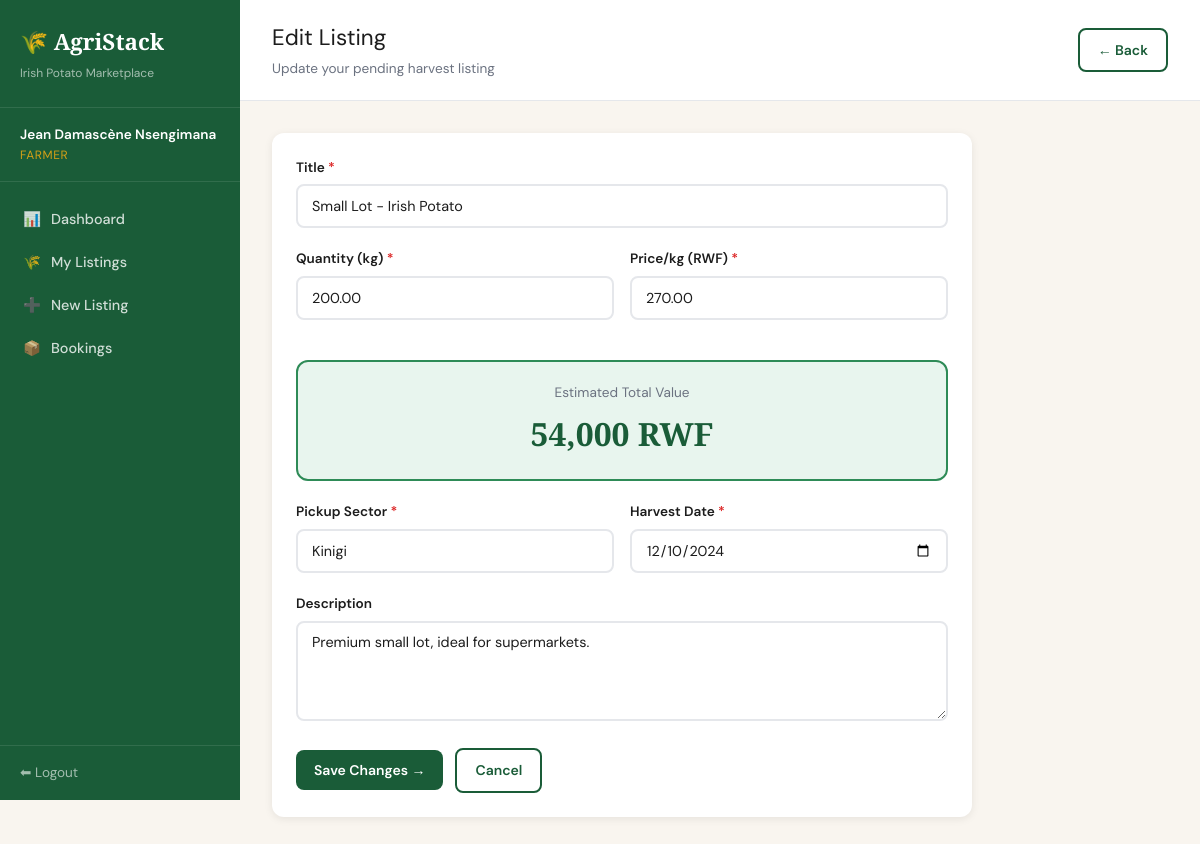
/farmer/listings/edit?id=4 (signed in), run on the app's committed database.
### tables this page shows
CREATE TABLE listings (
    id              INT AUTO_INCREMENT PRIMARY KEY,
    farmer_id       INT NOT NULL,
    title           VARCHAR(200) NOT NULL DEFAULT 'Irish Potato Harvest',
    quantity_kg     DECIMAL(10,2) NOT NULL,
    price_per_kg    DECIMAL(10,2) NOT NULL,
    pickup_sector   VARCHAR(100) NOT NULL,
    harvest_date    DATE NOT NULL,
    description     TEXT,
    status          ENUM('pending','approved','rejected') NOT NULL DEFAULT 'pending',
    created_at      DATETIME NOT NULL DEFAULT CURRENT_TIMESTAMP,
    updated_at      DATETIME ON UPDATE CURRENT_TIMESTAMP,
    FOREIGN KEY (farmer_id) REFERENCES users(id) ON DELETE CASCADE
);

CREATE TABLE users (
    id          INT AUTO_INCREMENT PRIMARY KEY,
    name        VARCHAR(150) NOT NULL,
    email       VARCHAR(150) NOT NULL UNIQUE,
    password    VARCHAR(255) NOT NULL,
    phone       VARCHAR(20),
    role        ENUM('farmer','buyer','admin') NOT NULL DEFAULT 'farmer',
    sector      VARCHAR(100),
    is_active   TINYINT(1) NOT NULL DEFAULT 1,
    created_at  DATETIME NOT NULL DEFAULT CURRENT_TIMESTAMP
);

### app/controllers/FarmerController.php (called while the page is built, shortened)
<?php
require_once __DIR__ . '/../models/ListingModel.php';
class FarmerController {
    private ListingModel $listingModel;
    public function __construct() {
        $this->listingModel = new ListingModel();
    }
    public function editForm(): void {
        $id      = (int)($_GET['id'] ?? 0);
        $listing = $this->listingModel->getById($id);
        require_once __DIR__ . '/../views/farmer/edit-listing.php';
    }
}

### index.php (called while the page is built, shortened)
<?php
require_once __DIR__ . '/app/core/Database.php';
require_once __DIR__ . '/app/core/helpers.php';
$requestUri  = $_SERVER['REQUEST_URI'];
$scriptName  = dirname($_SERVER['SCRIPT_NAME']);
$path        = str_replace($scriptName, '', $requestUri);
$path        = strtok($path, '?');
$path        = rtrim($path, '/') ?: '/';
$routes = [
    'GET' => [
        '/'                        => ['AuthController',    'index'],
        '/login'                   => ['AuthController',    'loginForm'],
        '/register'                => ['AuthController',    'registerForm'],
        '/logout'                  => ['AuthController',    'logout'],
        '/farmer/dashboard'        => ['FarmerController',  'dashboard'],
        '/farmer/listings'         => ['FarmerController',  'listings'],
        '/farmer/listings/create'  => ['FarmerController',  'createForm'],
        '/farmer/listings/edit'    => ['FarmerController',  'editForm'],
        '/farmer/listings/delete'  => ['FarmerController',  'delete'],
        '/farmer/bookings'         => ['FarmerController',  'bookings'],
        '/buyer/dashboard'         => ['BuyerController',   'dashboard'],
        '/buyer/listings'          => ['BuyerController',   'listings'],
        '/buyer/book'              => ['BuyerController',   'bookForm'],
        '/buyer/bookings'          => ['BuyerController',   'bookings'],
        '/admin/dashboard'         => ['AdminController',   'dashboard'],
        '/admin/listings'          => ['AdminController',   'listings'],
        '/admin/listings/approve'  => ['AdminController',   'approveListing'],
        '/admin/listings/reject'   => ['AdminController',   'rejectListing'],
        '/admin/bookings'          => ['AdminController',   'bookings'],
        '/admin/bookings/advance'  => ['AdminController',   'advanceBooking'],
        '/admin/users'             => ['AdminController',   'users'],
        '/admin/users/toggle'      => ['AdminController',   'toggleUser'],
        '/admin/audit-log'         => ['AdminController',   'auditLog'],
    ],
    'POST' => [
        '/login'                   => ['AuthController',    'login'],
        '/register'                => ['AuthController',    'register'],
        '/farmer/listings/create'  => ['FarmerController',  'create'],
        '/farmer/listings/edit'    => ['FarmerController',  'edit'],
        '/buyer/book'              => ['BuyerController',   'book'],
    ],
];
$method = $_SERVER['REQUEST_METHOD'];
$route  = $routes[$method][$path] ?? null;
[$controllerName, $action] = $route;
$controller = new $controllerName();
$controller->$action();

### app/core/helpers.php (called while the page is built, shortened)
<?php
function currentUser(): array {
    return [
        'id'   => $_SESSION['user_id'] ?? null,
        'name' => $_SESSION['user_name'] ?? '',
        'role' => $_SESSION['user_role'] ?? '',
    ];
}
function e(mixed $val): string {
    return htmlspecialchars((string)$val, ENT_QUOTES, 'UTF-8');
}
function formatRwf(float $amount): string {
    return number_format($amount, 0, '.', ',') . ' RWF';
}

### app/core/Database.php (called while the page is built, shortened)
<?php
class Database {
    private static $instance = null;
    private $conn;
    private function __construct() {
        $this->conn = new mysqli(DB_HOST, DB_USER, DB_PASS, DB_NAME, DB_PORT);
        $this->conn->set_charset("utf8mb4");
    }
    public static function getInstance(): Database {
        if (self::$instance === null) {
            self::$instance = new Database();
        }
        return self::$instance;
    }
    public function query(string $sql, string $types = '', array $params = []): mysqli_result|bool {
        $stmt = $this->conn->prepare($sql);
        if ($types && $params) {
            $stmt->bind_param($types, ...$params);
        }
        $stmt->execute();
        $result = $stmt->get_result();
        return $result !== false ? $result : true;
    }
    public function fetchOne(string $sql, string $types = '', array $params = []): ?array {
        $result = $this->query($sql, $types, $params);
        if ($result instanceof mysqli_result) {
            $row = $result->fetch_assoc();
            return $row ?: null;
        }
        return null;
    }
}

### app/models/ListingModel.php (called while the page is built, shortened)
<?php
class ListingModel {
    private Database $db;
    public function __construct() {
        $this->db = Database::getInstance();
    }
    public function getById(int $id): ?array {
        return $this->db->fetchOne(
            "SELECT l.*, u.name as farmer_name, u.phone as farmer_phone, u.sector as farmer_sector
             FROM listings l JOIN users u ON l.farmer_id = u.id
             WHERE l.id = ?",
            'i', [$id]
        );
    }
}

### app/views/farmer/edit-listing.php (the view, shortened to what this page needs)
<?php $pageTitle = 'Edit Listing'; require_once __DIR__ . '/../partials/header.php'; ?>
<div class="page-header">
  <div>
    <div class="page-title">Edit Listing</div>
    <div class="page-subtitle">Update your pending harvest listing</div>
  </div>
  <a href="<?= BASE_URL ?>/farmer/listings" class="btn btn-outline">← Back</a>
</div>
<div class="page-body">
  <div class="card" style="max-width:700px">
    <div class="card-body">
      <form method="POST" action="<?= BASE_URL ?>/farmer/listings/edit">
        <div class="form-group">
          <label class="form-label">Title <span class="req">*</span></label>
          <input class="form-control" type="text" name="title" value="<?= e($listing['title']) ?>" required>
        </div>
        <div class="form-row">
          <div class="form-group">
            <label class="form-label">Quantity (kg) <span class="req">*</span></label>
            <input class="form-control" type="number" name="quantity_kg" value="<?= e($listing['quantity_kg']) ?>" min="1" step="0.01" required id="qty">
          </div>
          <div class="form-group">
            <label class="form-label">Price/kg (RWF) <span class="req">*</span></label>
            <input class="form-control" type="number" name="price_per_kg" value="<?= e($listing['price_per_kg']) ?>" min="1" step="0.01" required id="price">
          </div>
        </div>
        <div class="price-estimator" id="estimator">
          <div class="est-label">Estimated Total Value</div>
          <div class="est-value" id="est-total"><?= formatRwf($listing['quantity_kg'] * $listing['price_per_kg']) ?></div>
        </div>
        <div class="form-row">
          <div class="form-group">
            <label class="form-label">Pickup Sector <span class="req">*</span></label>
            <input class="form-control" type="text" name="pickup_sector" value="<?= e($listing['pickup_sector']) ?>" required>
          </div>
          <div class="form-group">
            <label class="form-label">Harvest Date <span class="req">*</span></label>
            <input class="form-control" type="date" name="harvest_date" value="<?= e($listing['harvest_date']) ?>" required>
          </div>
        </div>
        <div class="form-group">
          <label class="form-label">Description</label>
          <textarea class="form-control" name="description"><?= e($listing['description']) ?></textarea>
        </div>
        <div class="form-actions">
          <button type="submit" class="btn btn-primary">Save Changes →</button>
          <a href="<?= BASE_URL ?>/farmer/listings" class="btn btn-outline">Cancel</a>
        </div>
      </form>
    </div>
  </div>
</div>
<?php require_once __DIR__ . '/../partials/footer.php'; ?>

### app/views/partials/header.php (shortened to what this page needs)
<?php
$u    = currentUser();
$role = $u['role'];
$nav  = [];
if ($role === 'farmer') {
    $nav = [
        '/farmer/dashboard'       => ['icon' => '📊', 'label' => 'Dashboard'],
        '/farmer/listings'        => ['icon' => '🌾', 'label' => 'My Listings'],
        '/farmer/listings/create' => ['icon' => '➕', 'label' => 'New Listing'],
        '/farmer/bookings'        => ['icon' => '📦', 'label' => 'Bookings'],
    ];
} elseif ($role === 'buyer') {
    $nav = [
        '/buyer/dashboard' => ['icon' => '📊', 'label' => 'Dashboard'],
        '/buyer/listings'  => ['icon' => '🔍', 'label' => 'Browse Listings'],
        '/buyer/bookings'  => ['icon' => '📦', 'label' => 'My Bookings'],
    ];
}
$currentPath = strtok($_SERVER['REQUEST_URI'], '?');
$scriptBase  = dirname($_SERVER['SCRIPT_NAME']);
$currentPath = str_replace($scriptBase, '', $currentPath);
$currentPath = rtrim($currentPath, '/') ?: '/';
?>
<!DOCTYPE html>
<html lang="en">
<head>
<link rel="stylesheet" href="<?= BASE_URL ?>/public/css/style.css">
</head>
<body>
<div class="app-layout">
  <aside class="sidebar" id="sidebar">
    <div class="sidebar-brand">
      <div class="logo-text">🌾 AgriStack</div>
      <div class="logo-sub">Irish Potato Marketplace</div>
    </div>
    <div class="sidebar-user">
      <div class="user-name"><?= e($u['name']) ?></div>
      <div class="user-role"><?= e(ucfirst($role)) ?></div>
    </div>
    <nav class="sidebar-nav">
      <?php foreach ($nav as $path => $item): ?>
        <a href="<?= BASE_URL . $path ?>" class="<?= $currentPath === $path ? 'active' : '' ?>">
          <span><?= $item['icon'] ?></span>
          <span><?= e($item['label']) ?></span>
        </a>
      <?php endforeach; ?>
    </nav>
    <div class="sidebar-footer">
      <a href="<?= BASE_URL ?>/logout">⬅ Logout</a>
    </div>
  </aside>
  <main class="main-content">

### public/css/style.css (style rules this page uses)
:root { --green-dark: #1A5C38; --green-mid: #2E8B57; --green-light:#E8F5EE; --gold: #D4A017; --gold-light: #FFF8E1; --cream: #F9F5EF; --white: #FFFFFF; --text-dark: #1C1C1C; --text-muted: #6B7280; --red: #DC2626; --amber: #F59E0B; --blue: #2563EB; --border: #E5E7EB; --shadow: 0 2px 8px rgba(0,0,0,0.08); --shadow-md: 0 4px 16px rgba(0,0,0,0.12); --radius: 12px; --radius-sm: 8px; }
*, *::before, *::after { box-sizing: border-box; margin: 0; padding: 0; }
html { font-size: 16px; scroll-behavior: smooth; }
body { font-family: 'DM Sans', sans-serif; background: var(--cream); color: var(--text-dark); line-height: 1.6; min-height: 100vh; }
a { color: var(--green-mid); text-decoration: none; }
.app-layout { display: grid; grid-template-columns: 240px 1fr; min-height: 100vh; }
.sidebar { background: var(--green-dark); color: #fff; padding: 0; position: sticky; top: 0; height: 100vh; overflow-y: auto; display: flex; flex-direction: column; }
.sidebar-brand { padding: 24px 20px; border-bottom: 1px solid rgba(255,255,255,0.1); }
.sidebar-brand .logo-text { font-family: 'Playfair Display', serif; font-size: 1.4rem; font-weight: 700; color: #fff; display: flex; align-items: center; gap: 8px; }
.sidebar-brand .logo-sub { font-size: 0.75rem; color: rgba(255,255,255,0.6); margin-top: 4px; }
.sidebar-user { padding: 16px 20px; border-bottom: 1px solid rgba(255,255,255,0.1); font-size: 0.85rem; }
.sidebar-user .user-name { font-weight: 600; color: #fff; }
.sidebar-user .user-role { color: var(--gold); font-size: 0.75rem; text-transform: uppercase; letter-spacing: 0.05em; }
.sidebar-nav { flex: 1; padding: 16px 0; }
.sidebar-nav a { display: flex; align-items: center; gap: 10px; padding: 10px 20px; color: rgba(255,255,255,0.8); font-size: 0.9rem; font-weight: 500; transition: all 0.15s ease; border-left: 3px solid transparent; }
.sidebar-footer { padding: 16px 20px; border-top: 1px solid rgba(255,255,255,0.1); }
.sidebar-footer a { display: flex; align-items: center; gap: 8px; color: rgba(255,255,255,0.6); font-size: 0.85rem; }
.main-content { padding: 0; display: flex; flex-direction: column; }
.page-header { background: var(--white); border-bottom: 1px solid var(--border); padding: 20px 32px; display: flex; align-items: center; justify-content: space-between; gap: 16px; flex-wrap: wrap; }
.page-title { font-size: 1.4rem; color: var(--text-dark); }
.page-subtitle { font-size: 0.85rem; color: var(--text-muted); margin-top: 2px; }
.page-body { padding: 32px; flex: 1; }
.card { background: var(--white); border-radius: var(--radius); box-shadow: var(--shadow); overflow: hidden; margin-bottom: 24px; }
.card-body { padding: 24px; }
.btn { display: inline-flex; align-items: center; gap: 6px; padding: 9px 18px; border-radius: var(--radius-sm); font-family: 'DM Sans', sans-serif; font-size: 0.875rem; font-weight: 600; cursor: pointer; border: none; text-decoration: none; transition: all 0.15s ease; min-height: 40px; white-space: nowrap; }
.btn-primary { background: var(--green-dark); color: #fff; }
.btn-outline { background: transparent; color: var(--green-dark); border: 2px solid var(--green-dark); }
.form-group { margin-bottom: 20px; }
.form-label { display: block; font-size: 0.85rem; font-weight: 600; color: var(--text-dark); margin-bottom: 6px; }
.form-label .req { color: var(--red); }
.form-control { width: 100%; padding: 10px 14px; border: 2px solid var(--border); border-radius: var(--radius-sm); font-family: 'DM Sans', sans-serif; font-size: 0.9rem; color: var(--text-dark); background: var(--white); transition: border-color 0.15s ease; min-height: 44px; }
textarea.form-control { min-height: 100px; resize: vertical; }
.form-row { display: grid; grid-template-columns: 1fr 1fr; gap: 16px; }
.form-actions { display: flex; gap: 12px; align-items: center; margin-top: 8px; }
.price-estimator { background: var(--green-light); border: 2px solid var(--green-mid); border-radius: var(--radius); padding: 20px; margin: 20px 0; text-align: center; }
.price-estimator .est-label { font-size: 0.85rem; color: var(--text-muted); margin-bottom: 4px; }
.price-estimator .est-value { font-family: 'Playfair Display', serif; font-size: 2rem; color: var(--green-dark); font-weight: 700; }

### data on the page
listings: farmer.name "Jean Damascène Nsengimana", title "Small Lot - Irish Potato", quantity_kg "200.00", price_per_kg "270.00", formatRwf($listing['quantity_kg'] * $listing['price_per_kg']) "54,000 RWF", pickup_sector "Kinigi", harvest_date "12/10/2024", description "Premium small lot, ideal for supermarkets."

### other printed values
$role "FARMER"
$item['icon'] "📊"
$item['label'] "Dashboard"
$item['icon'] "🌾"
$item['label'] "My Listings"
$item['icon'] "➕"
$item['label'] "New Listing"
$item['icon'] "📦"
$item['label'] "Bookings"
